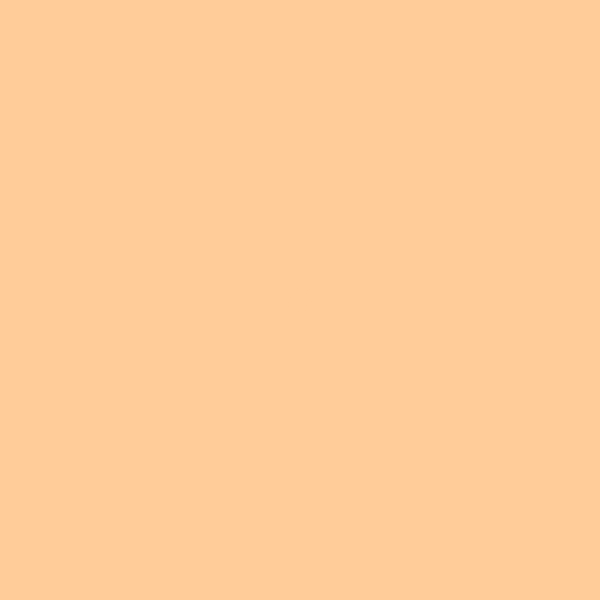
Frame 1 (no input)
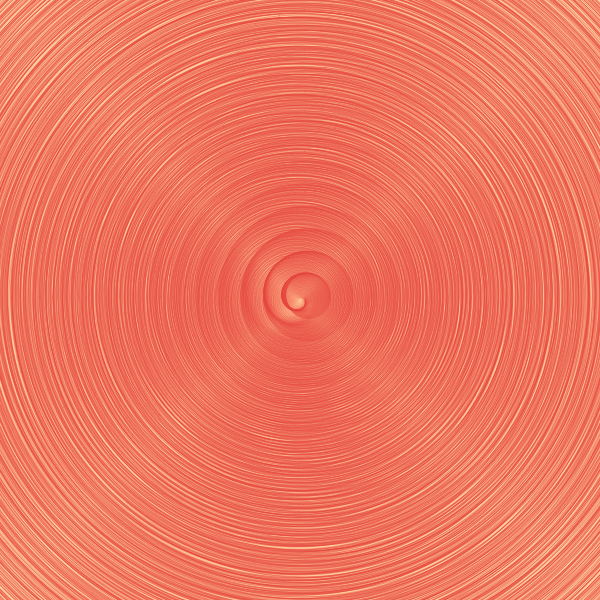
Frame 60 (no input)
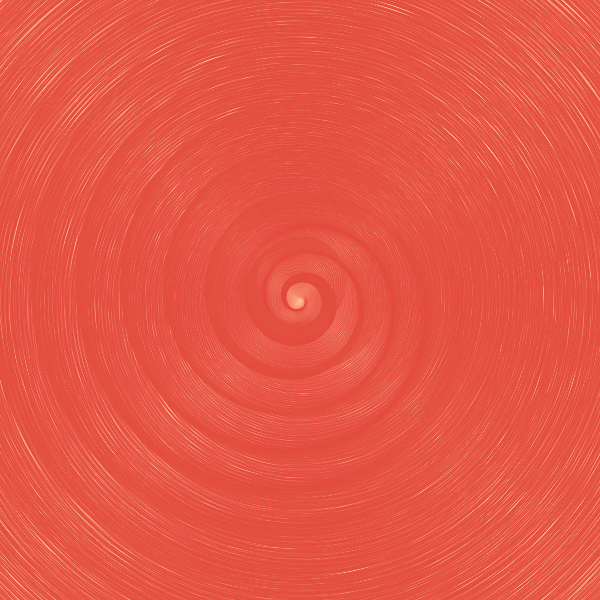
Frame 120 (the mouse pressed at the canvas centre since frame 60)

The p5.js sketch that drew these frames (run headless with seeded random() and noise() and a simulated clock; from frame 60 on, the mouse is pressed at the canvas centre):

// p5.js sketch
// ── sketch.js
function preload() {
  // put preload code here
}

function setup() {
  createCanvas(600, 600);
  // put setup code here
  background(260, 204, 153);
  angleMode(DEGREES);
  colorMode(RGB);
}

function draw() {
  // put drawing code here
  noFill();

  let mycolor = lerpColor(
    color(230, 62, 62),
    color(207, 181, 59),

    frameCount / 800 //color changes from red to yellow
  );

  stroke(mycolor);
  translate(width / 2, height / 2); //center
  rotate(frameCount * 5);
  scale(frameCount / 120);

  if (frameCount == 80) {
  }
  const side = 90; // initial side
  for (i = 0; i < 40; i++) {
    ellipse(15, 10, side * i);
  }
}
